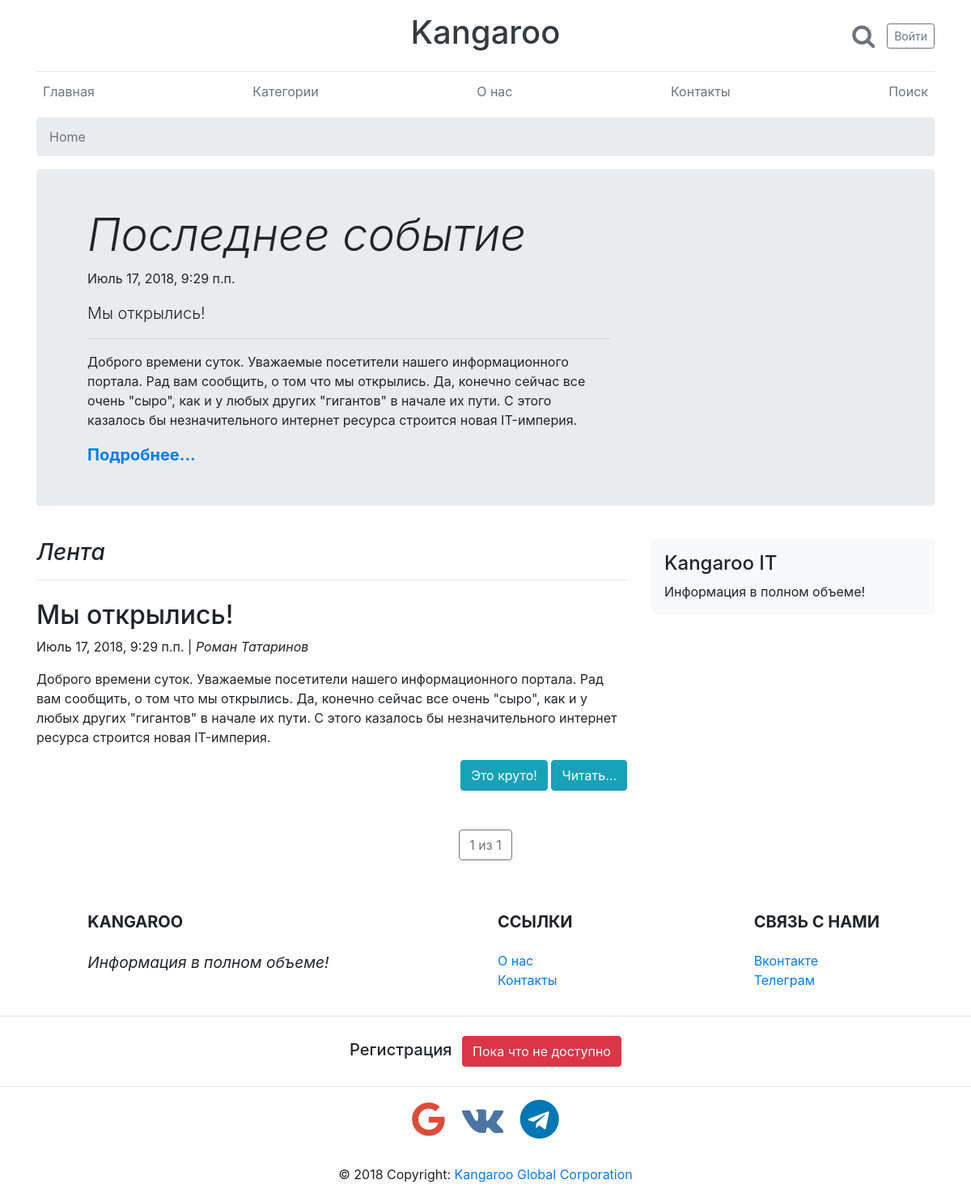
The app's page /, older data.
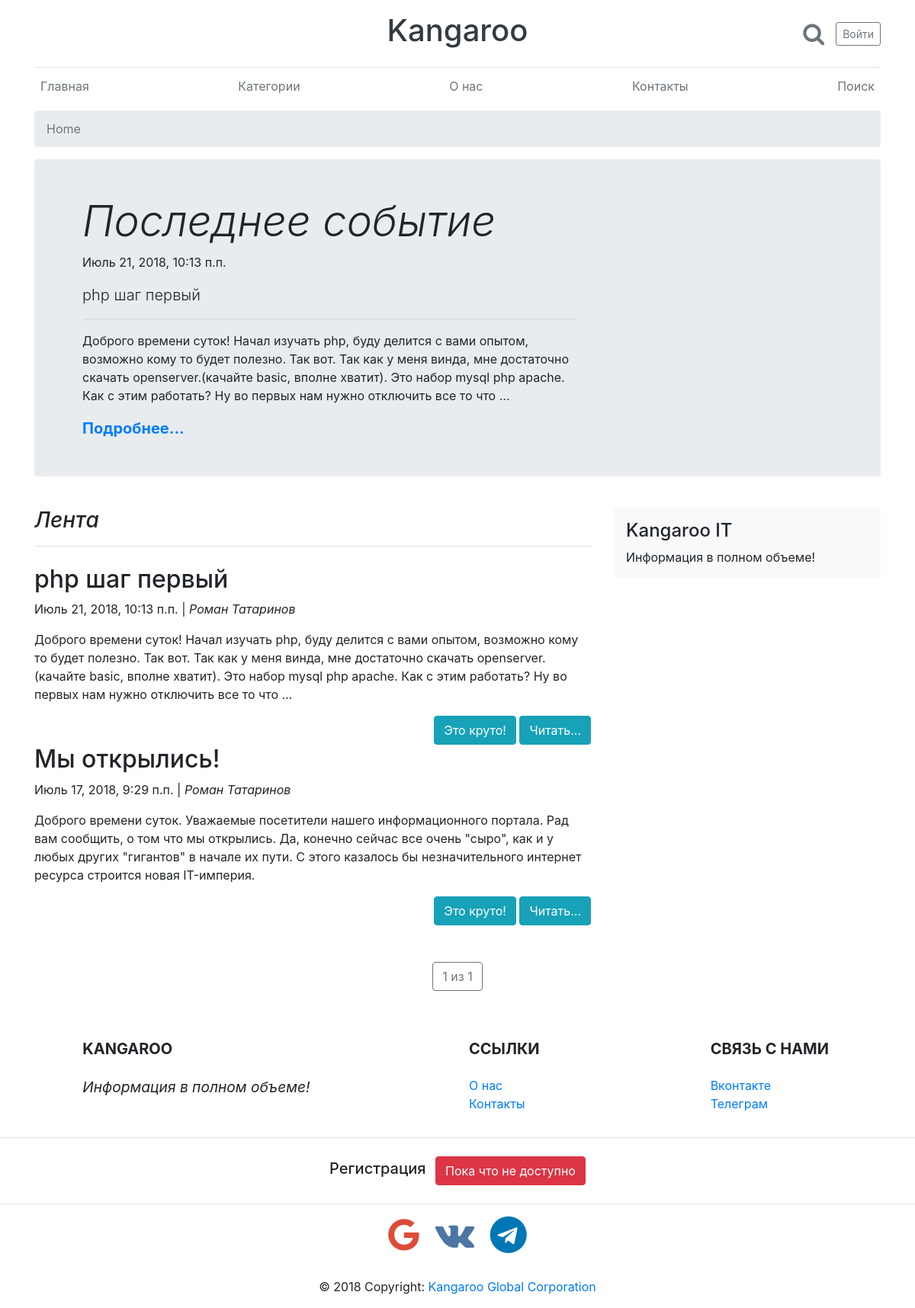
The same page, newer data.
### page/models.py (models this page shows, shortened)
class Articles(models.Model):
    title = models.CharField(max_length=120)
    body = models.TextField()
    date = models.DateTimeField()
    author = models.CharField(max_length=100, verbose_name="Автор", null=True, blank=True)
    tags = TaggableManager()
    category = TreeForeignKey(Genre, blank=True, null=True, related_name="cat")
    image = models.ImageField(
        blank=True, upload_to='images',
        help_text='150x150px',
        verbose_name='Ссылка картинки'
    )
    def image_img(self):
        if self.image:
            return u'<a href="{0}" target="_blank"><img src="{0}" width="100"/></a>'.format(self.image.url)
        else:
            return '(Нет изображения)'
    image_img.short_description = 'Картинка'
    image_img.allow_tags = True

### page/views.py (the view)
# urls.py: url(r'^$', views.index, name='index'),
def index(request, tag_slug=None):
    posts = Articles.objects.filter(date__lte=timezone.now()).order_by('-date')
    last_post = None
    if len(posts) > 0:
        last_post = posts[0]
        if len(posts) >= 5:
            paginator = Paginator(posts, 5)
        else:
            paginator = Paginator(posts, len(posts))
        page = request.GET.get('page')
        try:
            posts = paginator.page(page)
        except PageNotAnInteger:
            posts = paginator.page(1)
        except EmptyPage:
            posts = paginator.page(paginator.num_pages)
    return render(request, 'homepage/wrapper.html', {'posts': posts, "last_post": last_post})

### templates/homepage/wrapper.html (shortened to what the changed rows need)
<head xmlns="http://www.w3.org/1999/html" xmlns="http://www.w3.org/1999/html">
    {% load staticfiles %}
    <link rel="stylesheet" href="https://maxcdn.bootstrapcdn.com/bootstrap/4.0.0/css/bootstrap.min.css"
>
    <link rel="stylesheet" href="https://cdnjs.cloudflare.com/ajax/libs/font-awesome/4.7.0/css/font-awesome.min.css">
    <link rel="stylesheet" href="https://cdn.jsdelivr.net/npm/social-likes/dist/social-likes_flat.css">
    <link rel="stylesheet" href="{% static 'css/wrapper/wrapper.css' %}">
</head>
<body>
    <div class="container">
        <header class="blog-header py-3">
        <div class="row flex-nowrap justify-content-between align-items-center">
            <div class="col-4 text-center">
                <h1 class="display-5"><a class="blog-header-logo text-dark" href="{% url 'index' %}">Kangaroo</a></h1>
            </div>
        </div>
    </header>
    </div>
    {% block content %}
    <main>
        {% if last_post %}
        <div class="container">
            <div class="row justify-content-md-center">
                    <div class="col-md-12">
                            <div class="jumbotron p-3 p-md-5 rounded">
                                    <div class="col-md-8">
                                        <h1 class="display-4 font-italic">Последнее событие</h1>
                                    <p class="">{{ last_post.date }}</p>
                                    <p class="lead">{{ last_post.title | truncatechars:100 }}</p>
                                    <hr class="lead my-3">
                                    <p>{{ last_post.body | truncatechars:300}}</p>
                                    <p class="lead mb-0">
                                        <a class="font-weight-bold" href="{% url 'post_detail' pk=last_post.pk %}">Подробнее...</a>
                                    </p>
                                    </div>
                                </div>
                    </div>
            </div>
        </div>
        {% endif %}<div class="container">
            <div class="row">
                <div class="col-md-8">
                    {% if posts %}
                    {% for post in posts %}
                    <div class="blog-post">
                        <h2 class="blog-post-title">{{ post.title }}</h2>
                        <p class="blog-post-meta">{{ post.date }}
                            {% if post.author %}| <i>{{ post.author }}</i>{% endif %}</p>
                        <p>{{ post.body | truncatechars:300}}</p>
                    <div align="right"><a href="{% url 'post_detail' pk=post.pk %}" class="btn btn-info btn-rounded"> Это круто!</a>
                        <a href="{% url 'post_detail' pk=post.pk %}" class="btn btn-info btn-rounded">Читать...</a>
                        </div></div>
                    {% endfor %}
                    {% endif %}
                </div>
            </div>
        </div>
        <br>
        <br>
    </main>
    {% endblock %}
</body>
</html>

Row changes from the older to the newer data that the page shows:
added Articles: date "Июль 21, 2018, 10:13 п.п.", title "php шаг первый", body "Доброго времени суток! Начал изучать php, буду делится с вами опытом, возможно кому то будет полезно. Так вот. Так как у меня винда, мне достаточно скачать openserver.(качайте basic, вполне хватит). Это набор mysql php apache. Как с этим работать? Ну во первых нам нужно отключить все то что …", author "Роман Татаринов"
Text that changed along with them:
{{ last_post.date }}: "Июль 17, 2018, 9:29 п.п." → "Июль 21, 2018, 10:13 п.п."
{{ last_post.title | truncatechars:100 }}: "Мы открылись!" → "php шаг первый"
{{ last_post.body | truncatechars:300 }}: "Доброго времени суток. Уважаемые посетители нашего информационного портала. Рад вам сообщить, о том что мы открылись. Да, конечно сейчас все очень \"сыро\", как и у любых других \"гигантов\" в начале их пути. С этого казалось бы незначительного интернет ресурса строится новая IT-империя." → "Доброго времени суток! Начал изучать php, буду делится с вами опытом, возможно кому то будет полезно. Так вот. Так как у меня винда, мне достаточно скачать openserver.(качайте basic, вполне хватит). Это набор mysql php apache. Как с этим работать? Ну во первых нам нужно отключить все то что …"
